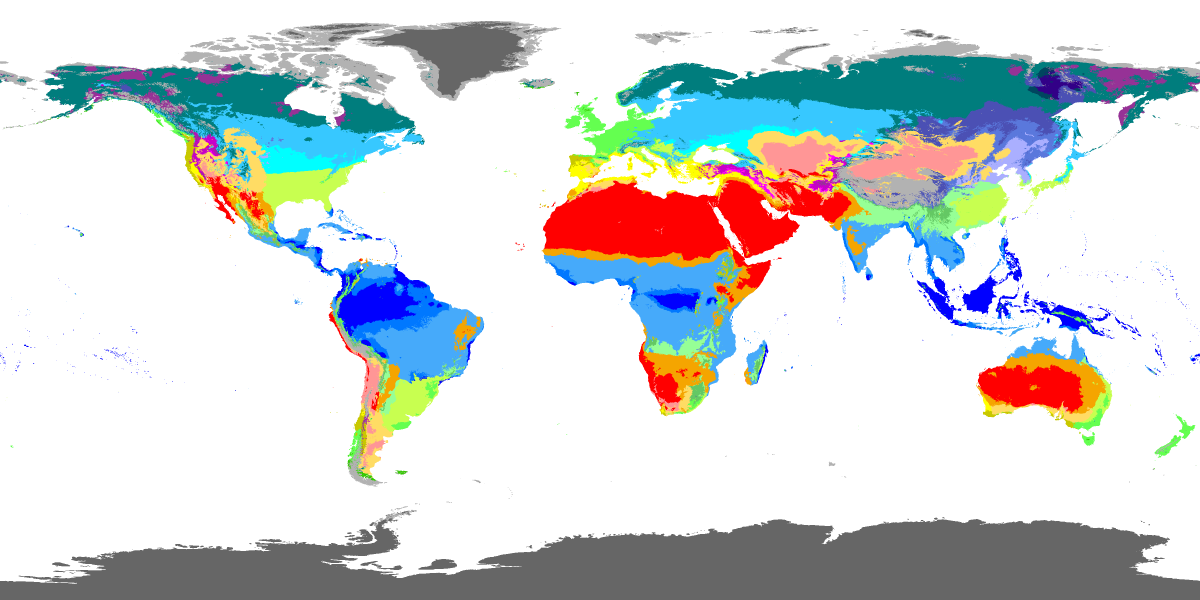
#> input picture packages/maps/assets/streets/climate/koppen-geiger-1991-2020.tif, 3600 x 1800 px (shown at 1/3 size)
$ python build.py
#> lines starting #> are read from the running program, lines starting #| are printed output that depends on the picture; after the words box and inside, x2 and y2 are one past the last pixel; in counts of white or black regions, pixels touching at a corner belong together
"""Rebuild the shared climate colour image, streets-climate-v1.png (requires Pillow and NumPy).

Tileflow serves the PNG unchanged at an immutable URL named by its SHA-256; recipe.json records
that digest, and Streets reads the URL from src/official/streets-climate.ts.
"""
from pathlib import Path
from PIL import Image, ImageFilter
import hashlib, json, io
import numpy as np
ROOT = Path(__file__).resolve().parent
SOURCE = ROOT / 'koppen-geiger-1991-2020.tif'
DRY = np.array([239, 241, 230], dtype=float)  # Existing global crop colour.
WET = np.array([202, 235, 215], dtype=float)
# 0=no-data; 1..30 are the published Beck et al. climate classes.
# Summer-dry and arid climates retain the current neutral crop palette.
WEIGHTS = [0, 1, 1, .45, 0, 0, 0, 0, 0, .06, .15,
           .65, .7, .5, 1, 1, .9, .1, .15, .2, .15,
           .65, .85, .65, .35, 1, 1, .8, .5, .15, 0]
recipe = dict(sourceSha256=hashlib.sha256(SOURCE.read_bytes()).hexdigest(),
              dry=DRY.tolist(), wet=WET.tolist(), weights=WEIGHTS,
              blurDegrees=.25, maxzoom=4, tileSize=256, period='1991–2020')
digest = hashlib.sha256(json.dumps(recipe, sort_keys=True).encode()).hexdigest()[:24]
classes = np.asarray(Image.open(SOURCE))
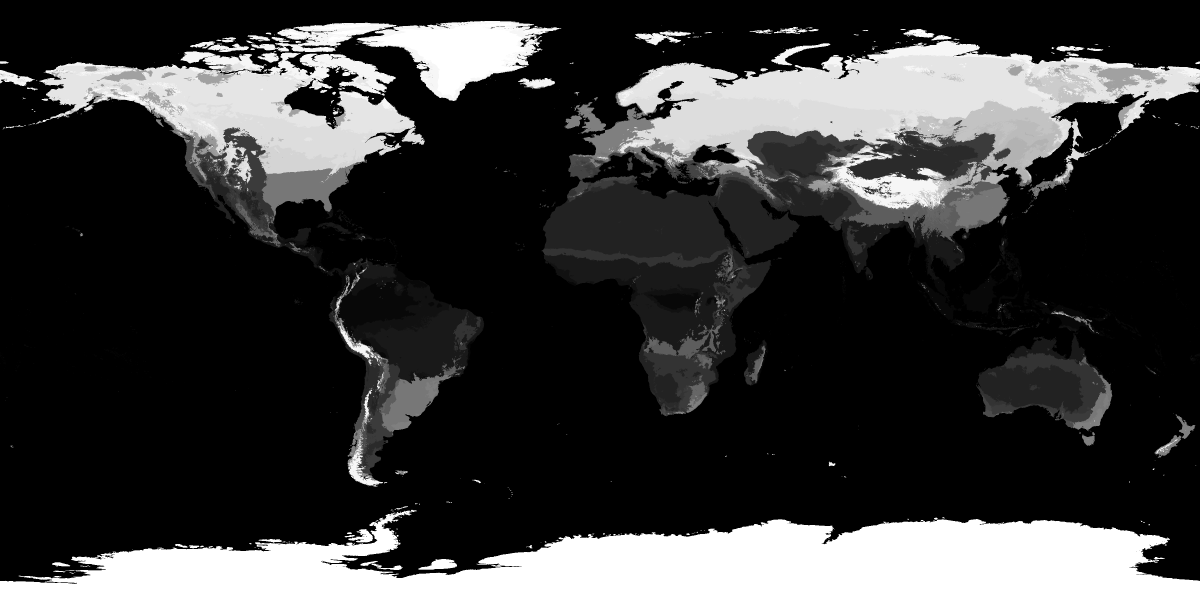
#> classes: shape (1800, 3600) (shown at 1/3 size); min 0, max 30, mean 6.7; drawn with min black and max white
assert classes.shape == (1800, 3600) and classes.max() <= 30
valid = classes > 0
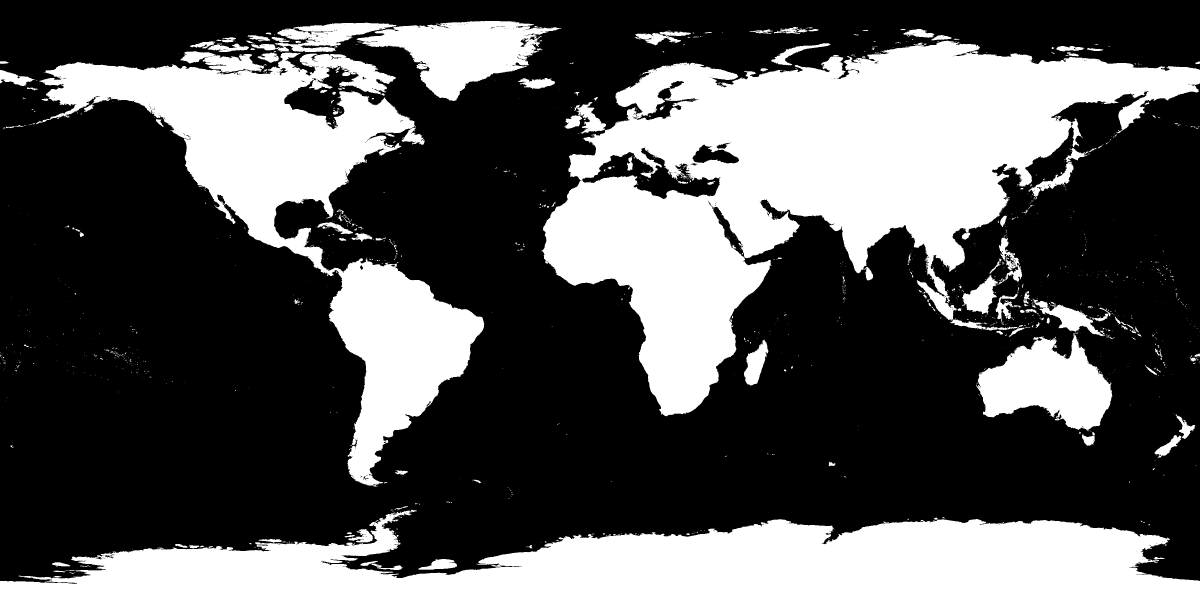
#> valid: shape (1800, 3600) bool (shown at 1/3 size); 34.1% white; 1612 white regions (1382 under 20 px), largest, box (x1, y1, x2, y2) and area: (1624, 122, 3600, 1249) 911775, (0, 1529, 3600, 1800) 605992, (107, 158, 1453, 1460) 442719
signal = np.take(WEIGHTS, classes)
# Normalize the blur by valid land so coastlines do not artificially dry out.
blur = lambda a: np.asarray(Image.fromarray(np.uint8(np.round(a * 255))).filter(
    ImageFilter.GaussianBlur(2.5)), dtype=float) / 255
smoothed = np.divide(blur(signal), blur(valid), out=np.zeros_like(signal),
                     where=blur(valid) > .01).clip(0, 1)
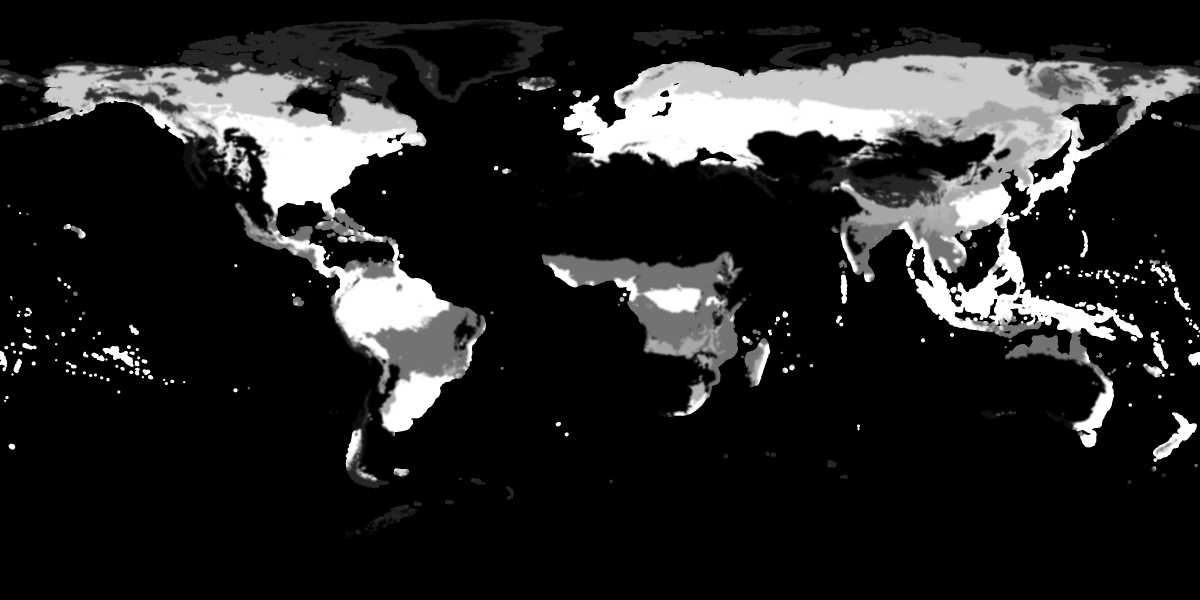
#> smoothed: shape (1800, 3600) float64 (shown at 1/3 size); min 0, max 1, mean 0.142
colour = np.uint8(np.round(DRY + smoothed[..., None] * (WET - DRY)))
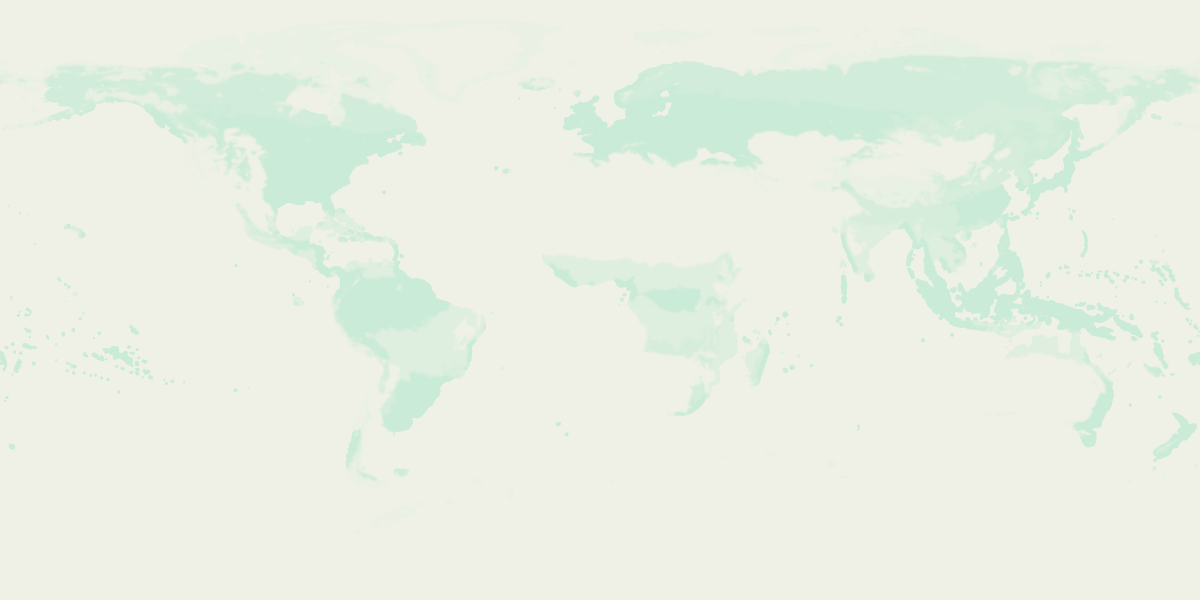
#> colour: shape (1800, 3600, 3) (shown at 1/3 size); mean of channels 0, 1, 2 233.7, 240.1, 227.9; drawn as R, G, B
# Project the global 0.1 degree grid to Web Mercator before making XYZ tiles.
size = 4096
latitude = np.degrees(np.arctan(np.sinh(np.pi * (1 - 2 * (np.arange(size) + .5) / size))))
row = (90 - latitude) * 10 - .5
low = np.floor(row).astype(int).clip(0, 1798)
fraction = (row - low).clip(0, 1)
projected = np.uint8(np.round(colour[low] * (1 - fraction[:, None, None]) +
                             colour[low + 1] * fraction[:, None, None]))
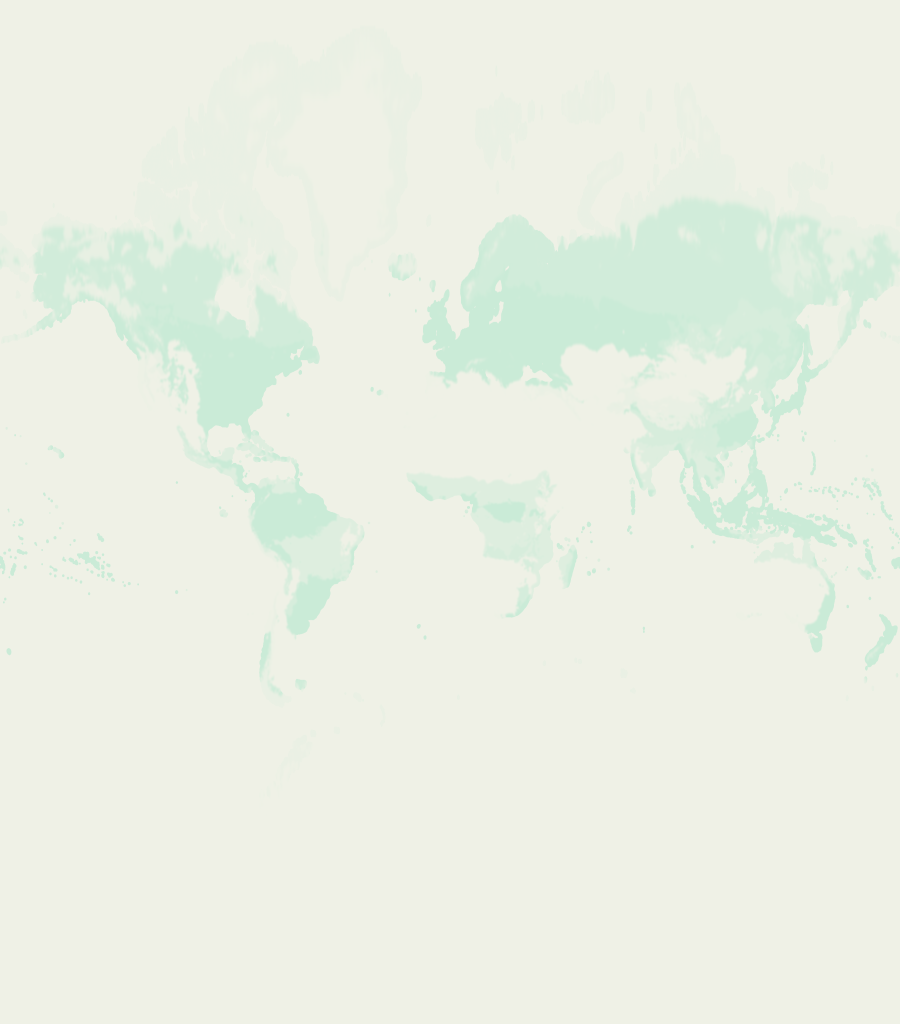
#> projected: shape (4096, 3600, 3) (shown at 1/4 size); mean of channels 0, 1, 2 234.7, 240.3, 228.3; drawn as R, G, B
world = Image.fromarray(projected).resize((size, size), Image.Resampling.BILINEAR)
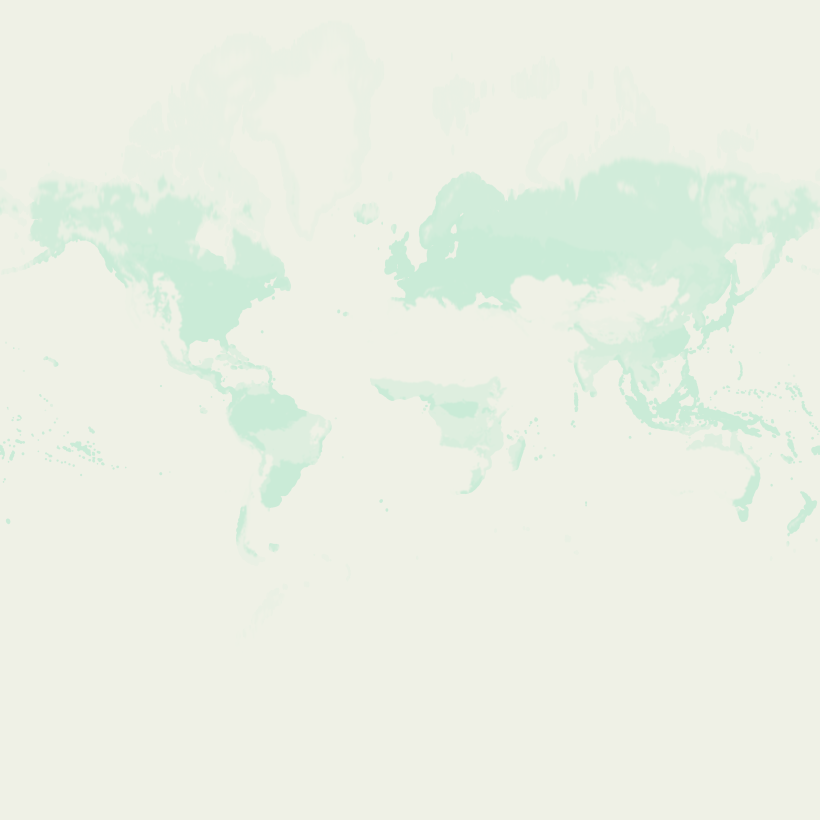
#> world: PIL image 4096x4096 RGB (shown at 1/5 size); mean R, G, B 234.7, 240.3, 228.3
buffer = io.BytesIO()
world.save(buffer, format='PNG', optimize=True)
image = buffer.getvalue()
(ROOT / 'streets-climate-v1.png').write_bytes(image)
recipe.update(image='streets-climate-v1.png', imageBytes=len(image),
              imageSha256=hashlib.sha256(image).hexdigest())
(ROOT / 'recipe.json').write_text(json.dumps(recipe, indent=2)+'\n')
# Keep generated sources reproducible under the package formatter.
import subprocess
subprocess.run(['pnpm', 'exec', 'prettier', '--write', str(ROOT / 'recipe.json')], cwd=ROOT.parents[4], check=True)
#> (this line was passed over: subprocess is not available in this run)
print(json.dumps({'imageBytes': len(image), 'imageSha256': recipe['imageSha256'],
                  'sourceSha256': recipe['sourceSha256']}))
